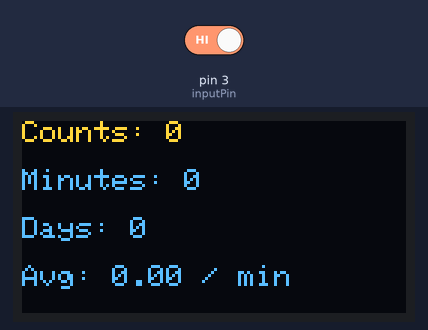
Recording of a sketch running on a simulated Arduino Uno, built with avr-gcc and run on an emulated ATmega328P. Parts: 128×64 one-colour display. The test bench sets the inputs (shaded band); at power-on: pin 3 (inputPin) HIGH. The OLED is the two-colour kind (top 16 rows yellow); what the sketch prints to the serial monitor is not drawn.

Above: at 4.2 s.
4.3 s: pin 3 (inputPin) driven LOW
At 5.5 s:
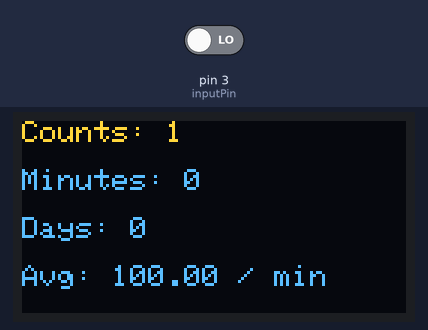
Timing chart, 0 to 7.3 s (numbered marks = the images above; inputs shaded):
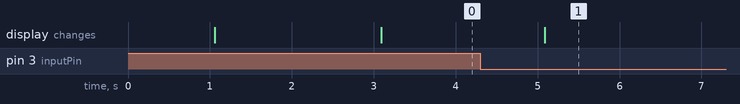

Measured:
- after the input at 4.3 s, the display: changes after 0.79 s (image 1)

The sketch:

geiger_counter.ino
```cpp
/*
 Modified by KR
*/

#include <SPI.h>
#include <Wire.h>
#include <Adafruit_GFX.h>
#include <Adafruit_SH1106.h>

volatile unsigned long counts = 0;  // Tube events
unsigned long cpm = 0;              // CPM
unsigned long previousMillis;       // Time measurement
const int inputPin = 3;             // geiger is on this pin?
unsigned int thirds = 0;
unsigned long minutes = 0;
unsigned long hours = 0;
unsigned long days = 0;
unsigned long start = 0;

#define LOG_PERIOD 1000  //Logging period in milliseconds
#define MINUTE_PERIOD 60000
#define HOUR_PERIOD 3600000
#define DAY_PERIOD 86400000

#define OLED_RESET 4
Adafruit_SH1106 display(OLED_RESET);


void ISR_impulse() {  // Captures count of events from Geiger counter board
  counts++;
  Serial.println(counts);
  // ledPrintln(0, 0, String(counts));
}

void setup() {
  // put your setup code here, to run once:
  Serial.begin(9600);
  delay(1000);

  // by default, we'll generate the high voltage from the 3.3v line internally! (neat!)
  display.begin(SH1106_SWITCHCAPVCC, 0x3C);  // initialize with the I2C addr 0x3D (for the 128x64)
  // init done

  // Show image buffer on the display hardware.
  // Since the buffer is intialized with an Adafruit splashscreen
  // internally, this will display the splashscreen.
  display.display();
  delay(2000);
  display.clearDisplay();

  Serial.println("booting...");
  Serial.println("measuring");
  pinMode(inputPin, INPUT);  // Set pin for capturing Tube events
  interrupts();
  attachInterrupt(digitalPinToInterrupt(inputPin), ISR_impulse, FALLING);  // Define interrupt on falling edge
  unsigned long clock1 = millis();
  start = clock1;
}

void loop() {
  // put your main code here, to run repeatedly:
  unsigned long currentMillis = millis();

  // Serial.println("looping...");

  if (currentMillis - previousMillis > LOG_PERIOD) {

    previousMillis = currentMillis;
    // Serial.print("previousMillis: ");
    // Serial.println(String(previousMillis));
    minutes = (previousMillis - start) / MINUTE_PERIOD;
    hours = (previousMillis - start) / HOUR_PERIOD;
    days = (previousMillis - start) / DAY_PERIOD;

    // Serial.print("minutes: ");
    // Serial.println(String(minutes));

    //cpm = counts * MINUTE_PERIOD / LOG_PERIOD; this is just counts times 3 so:

    cpm = counts / minutes;
    // Serial.print("Total clicks since start: ");
    // Serial.println(String(counts));
    display.clearDisplay();
    {
      ledPrint(0, 0, "Counts: " + String(counts));
      ledPrint(0, 16, "Minutes: " + String(minutes));
      ledPrint(0, 32, "Days: " + String(days));
      ledPrint(0, 48, "Avg: " + String(counts / (minutes + 0.01)) + " / min");
    }
    display.display();
    // Serial.print("Rolling CPM: ");
    // Serial.println(String(cpm));

    //    if ( thirds > 2) {
    //      counts = 0;
    //      thirds = 0;
    //    }
  }
}

void ledPrint(uint8_t startX, uint8_t startY, String s) {

  display.setTextSize(1);
  display.setTextColor(WHITE);
  display.setCursor(startX, startY);
  display.print(s);
}
```
